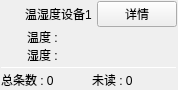
<?xml version="1.0" encoding="UTF-8"?>
<ui version="4.0">
 <class>frmDevice</class>
 <widget class="QWidget" name="frmDevice">
  <property name="geometry">
   <rect>
    <x>0</x>
    <y>0</y>
    <width>168</width>
    <height>88</height>
   </rect>
  </property>
  <property name="windowTitle">
   <string>Form</string>
  </property>
  <layout class="QVBoxLayout" name="verticalLayout">
   <property name="spacing">
    <number>0</number>
   </property>
   <property name="leftMargin">
    <number>1</number>
   </property>
   <property name="topMargin">
    <number>1</number>
   </property>
   <property name="rightMargin">
    <number>1</number>
   </property>
   <property name="bottomMargin">
    <number>1</number>
   </property>
   <item>
    <widget class="QFrame" name="gboxDeviceTitle">
     <layout class="QHBoxLayout" name="horizontalLayout_7">
      <property name="spacing">
       <number>5</number>
      </property>
      <property name="leftMargin">
       <number>0</number>
      </property>
      <property name="topMargin">
       <number>0</number>
      </property>
      <property name="rightMargin">
       <number>0</number>
      </property>
      <property name="bottomMargin">
       <number>0</number>
      </property>
      <item>
       <widget class="QLabel" name="label">
        <property name="text">
         <string/>
        </property>
       </widget>
      </item>
      <item>
       <widget class="QLabel" name="labDevice">
        <property name="maximumSize">
         <size>
          <width>20</width>
          <height>16777215</height>
         </size>
        </property>
        <property name="text">
         <string/>
        </property>
        <property name="alignment">
         <set>Qt::AlignCenter</set>
        </property>
       </widget>
      </item>
      <item>
       <widget class="QLabel" name="labDeviceName">
        <property name="text">
         <string>温湿度设备1</string>
        </property>
        <property name="scaledContents">
         <bool>false</bool>
        </property>
       </widget>
      </item>
      <item>
       <widget class="QPushButton" name="pushButton">
        <property name="text">
         <string>详情</string>
        </property>
       </widget>
      </item>
     </layout>
    </widget>
   </item>
   <item>
    <widget class="QFrame" name="gboxDevicePanel">
     <property name="sizePolicy">
      <sizepolicy hsizetype="Preferred" vsizetype="Expanding">
       <horstretch>0</horstretch>
       <verstretch>0</verstretch>
      </sizepolicy>
     </property>
     <property name="minimumSize">
      <size>
       <width>150</width>
       <height>0</height>
      </size>
     </property>
     <layout class="QGridLayout" name="gridLayout_6">
      <property name="leftMargin">
       <number>0</number>
      </property>
      <property name="topMargin">
       <number>1</number>
      </property>
      <property name="rightMargin">
       <number>0</number>
      </property>
      <property name="bottomMargin">
       <number>0</number>
      </property>
      <property name="horizontalSpacing">
       <number>6</number>
      </property>
      <property name="verticalSpacing">
       <number>3</number>
      </property>
      <item row="0" column="0" colspan="2">
       <layout class="QGridLayout" name="gridLayout">
        <property name="horizontalSpacing">
         <number>6</number>
        </property>
        <item row="0" column="1">
         <widget class="QLabel" name="labCurrentTemp">
          <property name="sizePolicy">
           <sizepolicy hsizetype="Preferred" vsizetype="Expanding">
            <horstretch>0</horstretch>
            <verstretch>0</verstretch>
           </sizepolicy>
          </property>
          <property name="text">
           <string>温度 :</string>
          </property>
         </widget>
        </item>
        <item row="1" column="1">
         <widget class="QLabel" name="labCurrentDamp">
          <property name="sizePolicy">
           <sizepolicy hsizetype="Preferred" vsizetype="Expanding">
            <horstretch>0</horstretch>
            <verstretch>0</verstretch>
           </sizepolicy>
          </property>
          <property name="text">
           <string>湿度 :</string>
          </property>
         </widget>
        </item>
        <item row="0" column="0">
         <widget class="QLabel" name="labTemp">
          <property name="maximumSize">
           <size>
            <width>20</width>
            <height>16777215</height>
           </size>
          </property>
          <property name="text">
           <string/>
          </property>
          <property name="alignment">
           <set>Qt::AlignCenter</set>
          </property>
         </widget>
        </item>
        <item row="1" column="0">
         <widget class="QLabel" name="labDamp">
          <property name="maximumSize">
           <size>
            <width>20</width>
            <height>16777215</height>
           </size>
          </property>
          <property name="text">
           <string/>
          </property>
          <property name="alignment">
           <set>Qt::AlignCenter</set>
          </property>
         </widget>
        </item>
       </layout>
      </item>
      <item row="2" column="1">
       <widget class="QLabel" name="labCountNoRead">
        <property name="sizePolicy">
         <sizepolicy hsizetype="Preferred" vsizetype="Fixed">
          <horstretch>0</horstretch>
          <verstretch>0</verstretch>
         </sizepolicy>
        </property>
        <property name="text">
         <string>未读 : 0</string>
        </property>
       </widget>
      </item>
      <item row="2" column="0">
       <widget class="QLabel" name="labCountAll">
        <property name="sizePolicy">
         <sizepolicy hsizetype="Preferred" vsizetype="Fixed">
          <horstretch>0</horstretch>
          <verstretch>0</verstretch>
         </sizepolicy>
        </property>
        <property name="text">
         <string>总条数 : 0</string>
        </property>
       </widget>
      </item>
      <item row="1" column="0" colspan="2">
       <widget class="Line" name="line">
        <property name="maximumSize">
         <size>
          <width>16777215</width>
          <height>1</height>
         </size>
        </property>
        <property name="orientation">
         <enum>Qt::Horizontal</enum>
        </property>
       </widget>
      </item>
     </layout>
    </widget>
   </item>
  </layout>
 </widget>
 <resources/>
 <connections/>
</ui>
